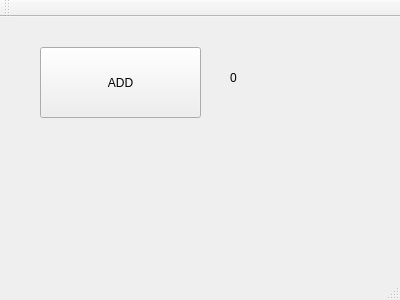
<?xml version="1.0" encoding="UTF-8"?>
<ui version="4.0">
 <class>MainWindow</class>
 <widget class="QMainWindow" name="MainWindow">
  <property name="geometry">
   <rect>
    <x>0</x>
    <y>0</y>
    <width>400</width>
    <height>300</height>
   </rect>
  </property>
  <property name="contextMenuPolicy">
   <enum>Qt::ActionsContextMenu</enum>
  </property>
  <property name="windowTitle">
   <string>MainWindow</string>
  </property>
  <widget class="QWidget" name="centralWidget">
   <widget class="QPushButton" name="ADDbtn">
    <property name="geometry">
     <rect>
      <x>40</x>
      <y>30</y>
      <width>161</width>
      <height>71</height>
     </rect>
    </property>
    <property name="text">
     <string>ADD</string>
    </property>
    <property name="autoRepeatDelay">
     <number>293</number>
    </property>
   </widget>
   <widget class="QLabel" name="label">
    <property name="geometry">
     <rect>
      <x>230</x>
      <y>40</y>
      <width>141</width>
      <height>41</height>
     </rect>
    </property>
    <property name="text">
     <string>0</string>
    </property>
   </widget>
  </widget>
  <widget class="QMenuBar" name="menuBar">
   <property name="geometry">
    <rect>
     <x>0</x>
     <y>0</y>
     <width>400</width>
     <height>22</height>
    </rect>
   </property>
  </widget>
  <widget class="QToolBar" name="mainToolBar">
   <attribute name="toolBarArea">
    <enum>TopToolBarArea</enum>
   </attribute>
   <attribute name="toolBarBreak">
    <bool>false</bool>
   </attribute>
  </widget>
  <widget class="QStatusBar" name="statusBar"/>
 </widget>
 <layoutdefault spacing="6" margin="11"/>
 <resources/>
 <connections/>
</ui>
